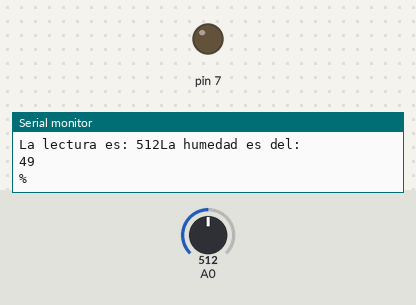
Bench run of a sketch on a simulated Arduino Uno, built with avr-gcc and run on an emulated ATmega328P. Shown: output pins drawn as LEDs (lit = HIGH), the last lines printed to the serial monitor. The inputs (shaded band) are chosen by the test bench; at power-on: A0 = 512.

Above: at 0.1 s.
At 1.1 s:
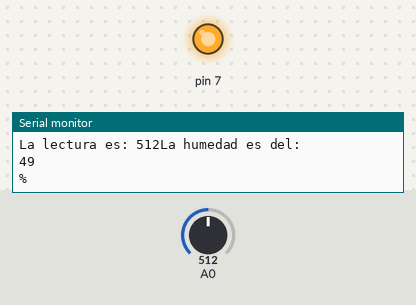
Timing chart, 0 to 2.6 s (numbered marks = the images above):
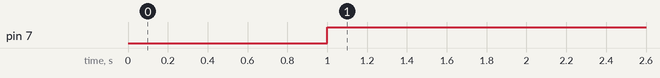

The sketch:

humedadSueloUno.ino
```cpp
void setup() {
  // put your setup code here, to run once:
  Serial.begin(115200);
  pinMode(7, OUTPUT);

}

void loop() {
  // put your main code here, to run repeatedly:
  int lectura = analogRead(A0);

  Serial.print("La lectura es: ");
  Serial.print(lectura);

  int lecturaPorcentaje = map(lectura, 1023,0,0,100);
  Serial.println("La humedad es del: ");
  Serial.println(lecturaPorcentaje);
  Serial.println("%");
  delay(1000);

  if (lecturaPorcentaje >80){
    digitalWrite(7,LOW);
  }else{
    digitalWrite(7,HIGH);
    }

}
```

Measured:
- by itself, pin 7: LOW → HIGH at 1.0 s
